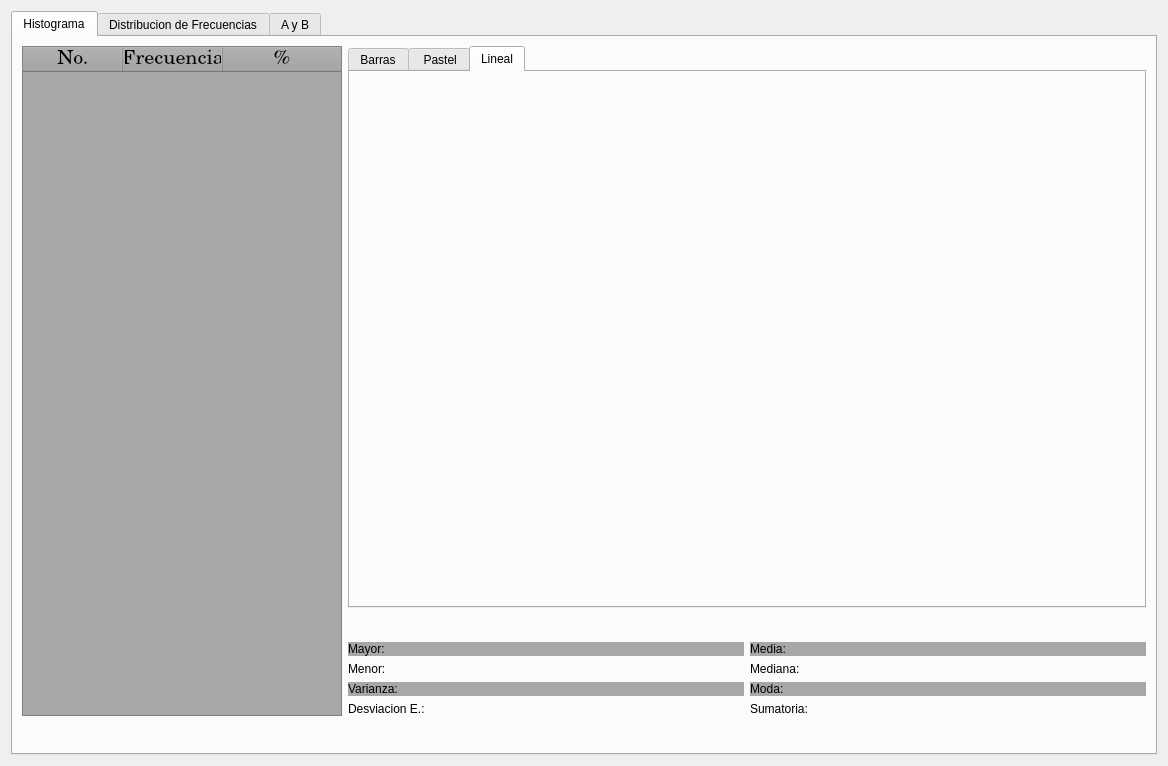
<?xml version="1.0" encoding="UTF-8"?>
<ui version="4.0">
 <class>pye</class>
 <widget class="QDialog" name="pye">
  <property name="geometry">
   <rect>
    <x>0</x>
    <y>0</y>
    <width>1168</width>
    <height>766</height>
   </rect>
  </property>
  <property name="windowTitle">
   <string>Dialog</string>
  </property>
  <property name="windowIcon">
   <iconset resource="iconos.qrc">
    <normaloff>:/new/prefix1/iconos/probabilidad.png</normaloff>:/new/prefix1/iconos/probabilidad.png</iconset>
  </property>
  <layout class="QGridLayout" name="gridLayout_3">
   <item row="0" column="0">
    <widget class="QTabWidget" name="ventanas">
     <property name="currentIndex">
      <number>0</number>
     </property>
     <widget class="QWidget" name="hd">
      <attribute name="title">
       <string>Histograma</string>
      </attribute>
      <layout class="QGridLayout" name="gridLayout">
       <item row="0" column="0">
        <layout class="QVBoxLayout" name="verticalLayout_3">
         <item>
          <layout class="QHBoxLayout" name="horizontalLayout_8">
           <item>
            <widget class="QTableWidget" name="h">
             <property name="maximumSize">
              <size>
               <width>320</width>
               <height>16777215</height>
              </size>
             </property>
             <property name="font">
              <font>
               <family>C059</family>
               <pointsize>15</pointsize>
               <italic>false</italic>
               <bold>false</bold>
              </font>
             </property>
             <property name="tabletTracking">
              <bool>false</bool>
             </property>
             <property name="acceptDrops">
              <bool>false</bool>
             </property>
             <property name="toolTip">
              <string/>
             </property>
             <property name="statusTip">
              <string/>
             </property>
             <property name="autoFillBackground">
              <bool>false</bool>
             </property>
             <property name="styleSheet">
              <string notr="true">background-color: rgb(167, 167, 167);</string>
             </property>
             <property name="inputMethodHints">
              <set>Qt::ImhNone</set>
             </property>
             <property name="frameShape">
              <enum>QFrame::StyledPanel</enum>
             </property>
             <property name="frameShadow">
              <enum>QFrame::Sunken</enum>
             </property>
             <property name="horizontalScrollBarPolicy">
              <enum>Qt::ScrollBarAlwaysOff</enum>
             </property>
             <property name="textElideMode">
              <enum>Qt::ElideNone</enum>
             </property>
             <property name="gridStyle">
              <enum>Qt::NoPen</enum>
             </property>
             <property name="rowCount">
              <number>1</number>
             </property>
             <property name="columnCount">
              <number>3</number>
             </property>
             <attribute name="horizontalHeaderStretchLastSection">
              <bool>true</bool>
             </attribute>
             <attribute name="verticalHeaderVisible">
              <bool>false</bool>
             </attribute>
             <attribute name="verticalHeaderStretchLastSection">
              <bool>false</bool>
             </attribute>
             <row>
              <property name="text">
               <string>1</string>
              </property>
             </row>
             <column>
              <property name="text">
               <string>No.</string>
              </property>
             </column>
             <column>
              <property name="text">
               <string>Frecuencia</string>
              </property>
             </column>
             <column>
              <property name="text">
               <string>%</string>
              </property>
             </column>
            </widget>
           </item>
           <item>
            <layout class="QVBoxLayout" name="verticalLayout_2">
             <item>
              <widget class="QTabWidget" name="tabWidget">
               <property name="currentIndex">
                <number>2</number>
               </property>
               <widget class="QWidget" name="barras">
                <attribute name="title">
                 <string>Barras</string>
                </attribute>
                <layout class="QGridLayout" name="gridLayout_2">
                 <item row="0" column="0">
                  <widget class="QFrame" name="baseBarras">
                   <layout class="QHBoxLayout" name="horizontalLayout_10"/>
                  </widget>
                 </item>
                </layout>
               </widget>
               <widget class="QWidget" name="pastel">
                <attribute name="title">
                 <string> Pastel</string>
                </attribute>
                <layout class="QGridLayout" name="gridLayout_4">
                 <item row="0" column="0">
                  <widget class="QFrame" name="basePastel">
                   <layout class="QHBoxLayout" name="horizontalLayout_7"/>
                  </widget>
                 </item>
                </layout>
               </widget>
               <widget class="QWidget" name="Lineal">
                <attribute name="title">
                 <string>Lineal</string>
                </attribute>
                <layout class="QGridLayout" name="gridLayout_5">
                 <item row="0" column="0">
                  <widget class="QFrame" name="baseLineal">
                   <layout class="QHBoxLayout" name="horizontalLayout_11"/>
                  </widget>
                 </item>
                </layout>
               </widget>
              </widget>
             </item>
             <item>
              <layout class="QHBoxLayout" name="horizontalLayout_9">
               <item>
                <spacer name="horizontalSpacer_2">
                 <property name="orientation">
                  <enum>Qt::Horizontal</enum>
                 </property>
                 <property name="sizeHint" stdset="0">
                  <size>
                   <width>40</width>
                   <height>20</height>
                  </size>
                 </property>
                </spacer>
               </item>
               <item>
                <layout class="QHBoxLayout" name="horizontalLayout_4">
                 <item>
                  <widget class="QPushButton" name="MenosZoom">
                   <property name="styleSheet">
                    <string notr="true"/>
                   </property>
                   <property name="text">
                    <string/>
                   </property>
                   <property name="icon">
                    <iconset>
                     <normaloff>:/new/prefix1/iconos/simbolo-menor-que.png</normaloff>:/new/prefix1/iconos/simbolo-menor-que.png</iconset>
                   </property>
                   <property name="flat">
                    <bool>true</bool>
                   </property>
                  </widget>
                 </item>
                 <item>
                  <widget class="QPushButton" name="ZoomOriginal">
                   <property name="text">
                    <string/>
                   </property>
                   <property name="icon">
                    <iconset>
                     <normaloff>:/new/prefix1/iconos/marcador-de-posicion.png</normaloff>:/new/prefix1/iconos/marcador-de-posicion.png</iconset>
                   </property>
                   <property name="iconSize">
                    <size>
                     <width>30</width>
                     <height>20</height>
                    </size>
                   </property>
                   <property name="flat">
                    <bool>true</bool>
                   </property>
                  </widget>
                 </item>
                 <item>
                  <widget class="QPushButton" name="MasZoom">
                   <property name="text">
                    <string/>
                   </property>
                   <property name="icon">
                    <iconset>
                     <normaloff>:/new/prefix1/iconos/mayor-que-el-simbolo.png</normaloff>:/new/prefix1/iconos/mayor-que-el-simbolo.png</iconset>
                   </property>
                   <property name="flat">
                    <bool>true</bool>
                   </property>
                  </widget>
                 </item>
                </layout>
               </item>
               <item>
                <spacer name="horizontalSpacer_3">
                 <property name="orientation">
                  <enum>Qt::Horizontal</enum>
                 </property>
                 <property name="sizeHint" stdset="0">
                  <size>
                   <width>40</width>
                   <height>20</height>
                  </size>
                 </property>
                </spacer>
               </item>
              </layout>
             </item>
             <item>
              <layout class="QHBoxLayout" name="horizontalLayout_6">
               <item>
                <widget class="QLabel" name="Mayor">
                 <property name="styleSheet">
                  <string notr="true">background-color: rgb(167, 167, 167);</string>
                 </property>
                 <property name="frameShadow">
                  <enum>QFrame::Plain</enum>
                 </property>
                 <property name="text">
                  <string>Mayor: </string>
                 </property>
                </widget>
               </item>
               <item>
                <widget class="QLabel" name="Media">
                 <property name="styleSheet">
                  <string notr="true">background-color: rgb(167, 167, 167);</string>
                 </property>
                 <property name="text">
                  <string>Media: </string>
                 </property>
                </widget>
               </item>
              </layout>
             </item>
             <item>
              <layout class="QHBoxLayout" name="horizontalLayout_5">
               <item>
                <widget class="QLabel" name="Menor">
                 <property name="text">
                  <string>Menor: </string>
                 </property>
                </widget>
               </item>
               <item>
                <widget class="QLabel" name="Mediana">
                 <property name="text">
                  <string>Mediana:</string>
                 </property>
                </widget>
               </item>
              </layout>
             </item>
             <item>
              <layout class="QHBoxLayout" name="horizontalLayout_2">
               <item>
                <widget class="QLabel" name="Varianza">
                 <property name="styleSheet">
                  <string notr="true">background-color: rgb(167, 167, 167);
</string>
                 </property>
                 <property name="text">
                  <string>Varianza: </string>
                 </property>
                </widget>
               </item>
               <item>
                <widget class="QLabel" name="Moda">
                 <property name="styleSheet">
                  <string notr="true">background-color: rgb(167, 167, 167);</string>
                 </property>
                 <property name="text">
                  <string>Moda: </string>
                 </property>
                </widget>
               </item>
              </layout>
             </item>
             <item>
              <layout class="QHBoxLayout" name="horizontalLayout">
               <item>
                <widget class="QLabel" name="DesviacionE">
                 <property name="text">
                  <string>Desviacion E.: </string>
                 </property>
                </widget>
               </item>
               <item>
                <widget class="QLabel" name="Sumatoria">
                 <property name="text">
                  <string>Sumatoria: </string>
                 </property>
                </widget>
               </item>
              </layout>
             </item>
            </layout>
           </item>
          </layout>
         </item>
         <item>
          <layout class="QHBoxLayout" name="horizontalLayout_3">
           <item>
            <widget class="QPushButton" name="guardar">
             <property name="text">
              <string/>
             </property>
             <property name="icon">
              <iconset>
               <normaloff>:/new/prefix1/iconos/excel.png</normaloff>:/new/prefix1/iconos/excel.png</iconset>
             </property>
             <property name="flat">
              <bool>true</bool>
             </property>
            </widget>
           </item>
           <item>
            <spacer name="horizontalSpacer">
             <property name="orientation">
              <enum>Qt::Horizontal</enum>
             </property>
             <property name="sizeHint" stdset="0">
              <size>
               <width>40</width>
               <height>20</height>
              </size>
             </property>
            </spacer>
           </item>
          </layout>
         </item>
        </layout>
       </item>
      </layout>
     </widget>
     <widget class="QWidget" name="ddf">
      <attribute name="title">
       <string>Distribucion de Frecuencias</string>
      </attribute>
      <layout class="QGridLayout" name="gridLayout_6">
       <item row="0" column="0">
        <widget class="QTableWidget" name="d">
         <property name="font">
          <font>
           <family>C059</family>
           <pointsize>15</pointsize>
           <italic>false</italic>
           <bold>false</bold>
          </font>
         </property>
         <property name="styleSheet">
          <string notr="true">font: 75 15pt &quot;C059&quot;;
background-color: rgb(167, 167, 167);</string>
         </property>
         <property name="verticalScrollBarPolicy">
          <enum>Qt::ScrollBarAlwaysOff</enum>
         </property>
         <property name="editTriggers">
          <set>QAbstractItemView::NoEditTriggers</set>
         </property>
         <property name="alternatingRowColors">
          <bool>true</bool>
         </property>
         <property name="selectionMode">
          <enum>QAbstractItemView::NoSelection</enum>
         </property>
         <property name="selectionBehavior">
          <enum>QAbstractItemView::SelectRows</enum>
         </property>
         <property name="horizontalScrollMode">
          <enum>QAbstractItemView::ScrollPerPixel</enum>
         </property>
         <property name="gridStyle">
          <enum>Qt::NoPen</enum>
         </property>
         <property name="sortingEnabled">
          <bool>false</bool>
         </property>
         <property name="wordWrap">
          <bool>true</bool>
         </property>
         <property name="cornerButtonEnabled">
          <bool>true</bool>
         </property>
         <property name="rowCount">
          <number>3</number>
         </property>
         <property name="columnCount">
          <number>6</number>
         </property>
         <attribute name="horizontalHeaderCascadingSectionResizes">
          <bool>false</bool>
         </attribute>
         <attribute name="horizontalHeaderDefaultSectionSize">
          <number>100</number>
         </attribute>
         <attribute name="horizontalHeaderStretchLastSection">
          <bool>true</bool>
         </attribute>
         <attribute name="verticalHeaderVisible">
          <bool>false</bool>
         </attribute>
         <attribute name="verticalHeaderCascadingSectionResizes">
          <bool>false</bool>
         </attribute>
         <attribute name="verticalHeaderHighlightSections">
          <bool>true</bool>
         </attribute>
         <attribute name="verticalHeaderStretchLastSection">
          <bool>false</bool>
         </attribute>
         <row>
          <property name="text">
           <string>New Row</string>
          </property>
         </row>
         <row>
          <property name="text">
           <string>New Row</string>
          </property>
         </row>
         <row>
          <property name="text">
           <string>New Row</string>
          </property>
         </row>
         <column>
          <property name="text">
           <string>Clase</string>
          </property>
         </column>
         <column>
          <property name="text">
           <string>Limites</string>
          </property>
         </column>
         <column>
          <property name="text">
           <string>Frecuencia</string>
          </property>
         </column>
         <column>
          <property name="text">
           <string>F. Acomulada</string>
          </property>
         </column>
         <column>
          <property name="text">
           <string>F. Absoluta</string>
          </property>
         </column>
         <column>
          <property name="text">
           <string>Marca de Clase</string>
          </property>
         </column>
        </widget>
       </item>
      </layout>
     </widget>
     <widget class="QWidget" name="ab">
      <attribute name="title">
       <string>A y B</string>
      </attribute>
      <widget class="QFrame" name="baseAB">
       <property name="geometry">
        <rect>
         <x>520</x>
         <y>60</y>
         <width>541</width>
         <height>551</height>
        </rect>
       </property>
       <layout class="QHBoxLayout" name="horizontalLayout_13"/>
      </widget>
      <widget class="QWidget" name="layoutWidget">
       <property name="geometry">
        <rect>
         <x>0</x>
         <y>0</y>
         <width>49</width>
         <height>46</height>
        </rect>
       </property>
       <layout class="QHBoxLayout" name="horizontalLayout_12">
        <item>
         <widget class="QLabel" name="label">
          <property name="font">
           <font>
            <pointsize>20</pointsize>
           </font>
          </property>
          <property name="text">
           <string>A</string>
          </property>
         </widget>
        </item>
        <item>
         <widget class="QLabel" name="label_2">
          <property name="font">
           <font>
            <pointsize>20</pointsize>
           </font>
          </property>
          <property name="text">
           <string>B</string>
          </property>
         </widget>
        </item>
       </layout>
      </widget>
      <widget class="QTableWidget" name="histogramaAB">
       <property name="geometry">
        <rect>
         <x>13</x>
         <y>66</y>
         <width>501</width>
         <height>551</height>
        </rect>
       </property>
       <column>
        <property name="text">
         <string>X</string>
        </property>
       </column>
       <column>
        <property name="text">
         <string>Y</string>
        </property>
       </column>
       <column>
        <property name="text">
         <string>X</string>
        </property>
       </column>
       <column>
        <property name="text">
         <string>Y</string>
        </property>
       </column>
      </widget>
     </widget>
    </widget>
   </item>
  </layout>
 </widget>
 <resources>
  <include location="iconos.qrc"/>
 </resources>
 <connections/>
</ui>
